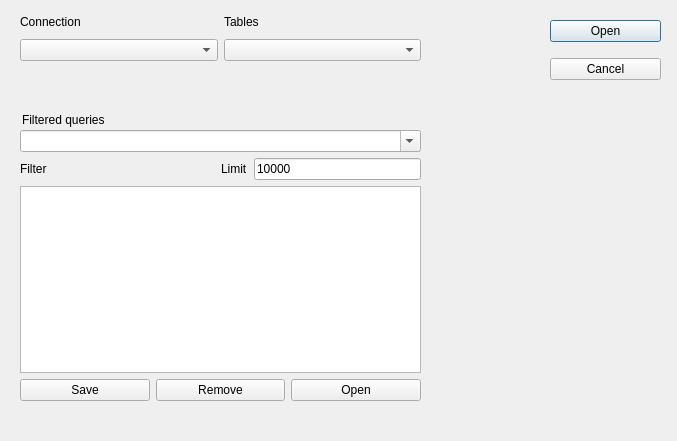
<?xml version="1.0" encoding="UTF-8"?>
<ui version="4.0">
 <class>QueryDialog</class>
 <widget class="QDialog" name="QueryDialog">
  <property name="geometry">
   <rect>
    <x>0</x>
    <y>0</y>
    <width>677</width>
    <height>441</height>
   </rect>
  </property>
  <property name="windowTitle">
   <string>Dialog</string>
  </property>
  <property name="locale">
   <locale language="English" country="UnitedStates"/>
  </property>
  <widget class="QWidget" name="verticalLayoutWidget">
   <property name="geometry">
    <rect>
     <x>20</x>
     <y>10</y>
     <width>401</width>
     <height>51</height>
    </rect>
   </property>
   <layout class="QVBoxLayout" name="verticalLayout">
    <item>
     <layout class="QHBoxLayout" name="horizontalLayout_2">
      <item>
       <widget class="QLabel" name="label_2">
        <property name="text">
         <string>Connection</string>
        </property>
       </widget>
      </item>
      <item>
       <widget class="QLabel" name="label">
        <property name="text">
         <string>Tables</string>
        </property>
       </widget>
      </item>
     </layout>
    </item>
    <item>
     <layout class="QHBoxLayout" name="horizontalLayout">
      <item>
       <widget class="QComboBox" name="cbConnection"/>
      </item>
      <item>
       <widget class="QComboBox" name="cbTables"/>
      </item>
     </layout>
    </item>
   </layout>
  </widget>
  <widget class="QWidget" name="verticalLayoutWidget_2">
   <property name="geometry">
    <rect>
     <x>550</x>
     <y>10</y>
     <width>111</width>
     <height>81</height>
    </rect>
   </property>
   <layout class="QVBoxLayout" name="verticalLayout_2">
    <item>
     <widget class="QPushButton" name="btnOpen">
      <property name="text">
       <string>Open</string>
      </property>
     </widget>
    </item>
    <item>
     <widget class="QPushButton" name="btnCancel">
      <property name="text">
       <string>Cancel</string>
      </property>
     </widget>
    </item>
   </layout>
  </widget>
  <widget class="QWidget" name="verticalLayoutWidget_3">
   <property name="geometry">
    <rect>
     <x>20</x>
     <y>130</y>
     <width>401</width>
     <height>271</height>
    </rect>
   </property>
   <layout class="QVBoxLayout" name="verticalLayout_3">
    <item>
     <widget class="QComboBox" name="cbFilter">
      <property name="editable">
       <bool>true</bool>
      </property>
     </widget>
    </item>
    <item>
     <layout class="QHBoxLayout" name="horizontalLayout_5">
      <item>
       <widget class="QLabel" name="label_3">
        <property name="text">
         <string>Filter</string>
        </property>
       </widget>
      </item>
      <item>
       <spacer name="horizontalSpacer">
        <property name="orientation">
         <enum>Qt::Horizontal</enum>
        </property>
        <property name="sizeHint" stdset="0">
         <size>
          <width>40</width>
          <height>20</height>
         </size>
        </property>
       </spacer>
      </item>
      <item>
       <widget class="QLabel" name="label_4">
        <property name="text">
         <string>Limit</string>
        </property>
       </widget>
      </item>
      <item>
       <widget class="QLineEdit" name="editLimit">
        <property name="text">
         <string>10000</string>
        </property>
       </widget>
      </item>
     </layout>
    </item>
    <item>
     <widget class="QTextEdit" name="editFilter"/>
    </item>
    <item>
     <layout class="QHBoxLayout" name="horizontalLayout_3">
      <item>
       <widget class="QPushButton" name="btnFilterSave">
        <property name="text">
         <string>Save</string>
        </property>
       </widget>
      </item>
      <item>
       <widget class="QPushButton" name="btnFilterRemove">
        <property name="text">
         <string>Remove</string>
        </property>
       </widget>
      </item>
      <item>
       <widget class="QPushButton" name="btnOpenFiltered">
        <property name="text">
         <string>Open</string>
        </property>
       </widget>
      </item>
     </layout>
    </item>
   </layout>
  </widget>
  <widget class="QLabel" name="label_5">
   <property name="geometry">
    <rect>
     <x>22</x>
     <y>110</y>
     <width>111</width>
     <height>20</height>
    </rect>
   </property>
   <property name="text">
    <string>Filtered queries</string>
   </property>
  </widget>
 </widget>
 <resources/>
 <connections/>
</ui>
